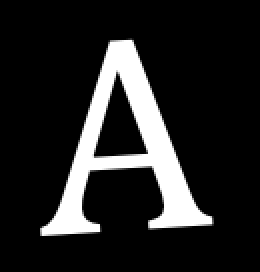
#> input picture pics/A.png, 130 x 136 px (shown 2 times larger)
$ python ejemploYuyo.py
#> lines starting #> are read from the running program, lines starting #| are printed output that depends on the picture; after the words box and inside, x2 and y2 are one past the last pixel; in counts of white or black regions, pixels touching at a corner belong together
# -*- coding: utf-8 -*-
"""patitrones.ipynb

Automatically generated by Colaboratory.

Original file is located at
    https://colab.research.google.com/drive/1wYuIcRm_YS3GZEzRCFgZGFvnKEEwQ-Re
"""

import argparse
import cv2
import os
from matplotlib import pyplot as plt
import numpy as np

image = cv2.imread('pics/A.png')
#> image is the input picture: shape (136, 130, 3); min 0, max 255, mean 36.9
gray = cv2.cvtColor(image, cv2.COLOR_BGR2GRAY)
gray = cv2.threshold(gray, 0, 255, cv2.THRESH_BINARY | cv2.THRESH_OTSU)[1]
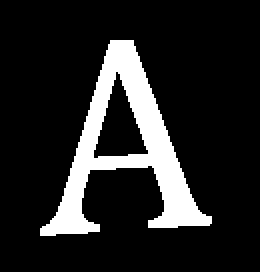
#> gray: shape (136, 130) (shown 2 times larger); 14.5% white; 1 white region, box (x1, y1, x2, y2) and area: (20, 20, 106, 118) 2563

cv2.imwrite('a2.png', gray)

img = cv2.imread('a2.png',0)
edges = cv2.Canny(img,20,30)
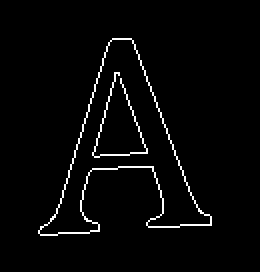
#> edges: shape (136, 130) (shown 2 times larger); 2.7% white in thin lines or dots, all inside (x1, y1, x2, y2) = (19, 19, 106, 118)
edges2 = cv2.Canny(img,100,200)
fig = plt.figure(figsize=(75,75))
plt.subplot(131),plt.imshow(img,cmap = 'gray')
plt.title('Original Image'), plt.xticks([]), plt.yticks([])
plt.subplot(132),plt.imshow(edges,cmap = 'gray')
plt.title('Edge Image'), plt.xticks([]), plt.yticks([])
plt.subplot(133),plt.imshow(edges2,cmap = 'gray')
plt.title('Edge Image 2'), plt.xticks([]), plt.yticks([])
plt.show()
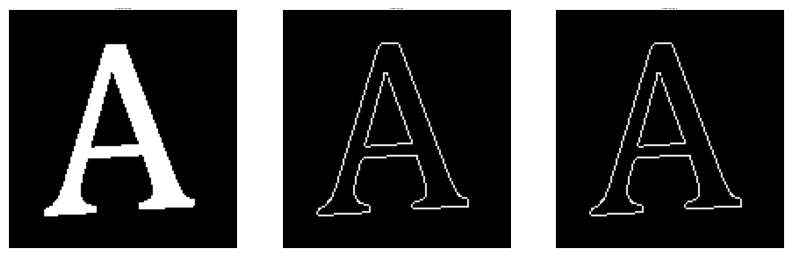
#> figure drawn by matplotlib, 3 panels

$ run again, with pics/Testing.png copied over pics/A.png
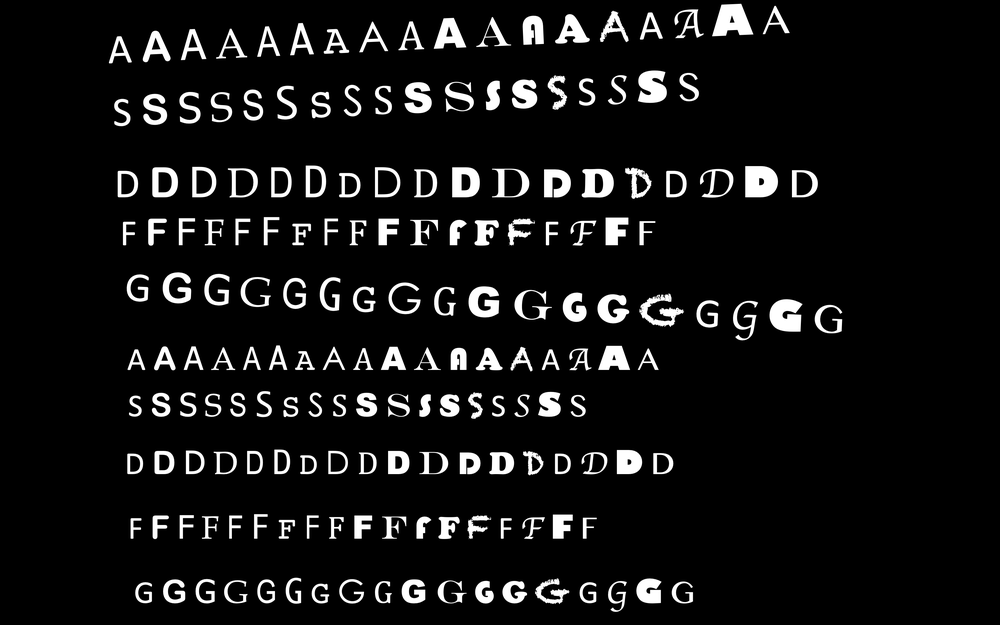
#> input picture pics/Testing.png, 1000 x 625 px, shrunk from 3360 x 2100 before the run
#> image is the input picture: shape (625, 1000, 3); min 0, max 255, mean 19.4
#> `gray = cv2.threshold(gray, 0, 255, cv2.THRESH_BINARY | cv2.THRESH_OTSU..`:
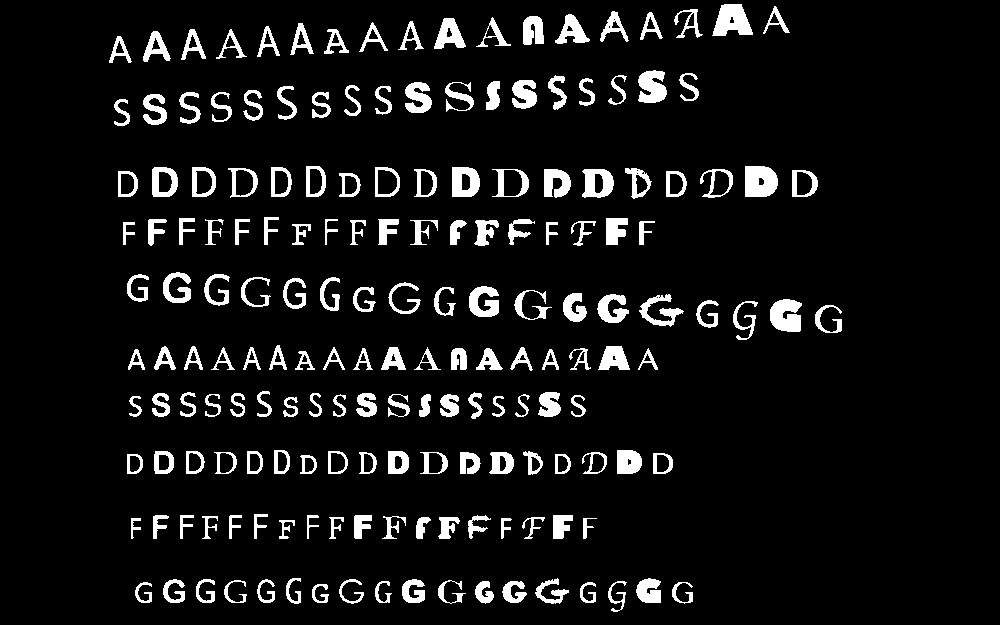
#> gray: shape (625, 1000); 7.7% white; 180 white regions, largest, box (x1, y1, x2, y2) and area: (745, 166, 778, 197) 892, (712, 4, 753, 36) 883, (770, 299, 802, 332) 821
#> edges: shape (625, 1000); 3.5% white in thin lines or dots, all inside (x1, y1, x2, y2) = (108, 3, 842, 612)
#> `plt.show()`:
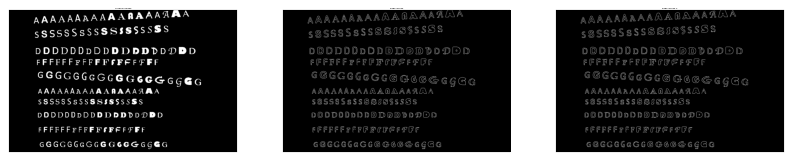
#> figure drawn by matplotlib, 3 panels

$ run again, with pics/Training_01.png copied over pics/A.png
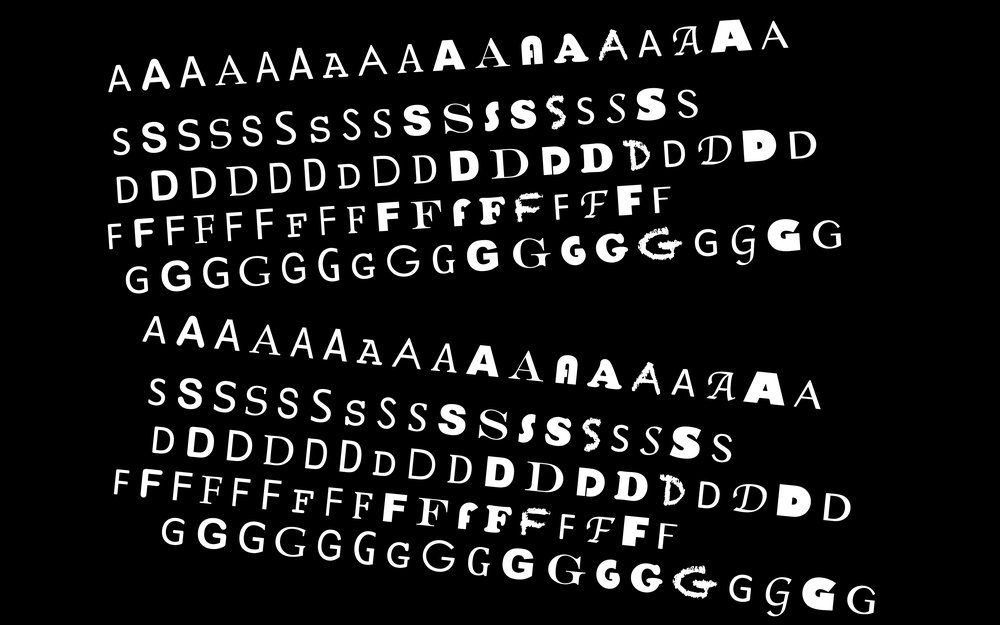
#> input picture pics/Training_01.png, 1000 x 625 px, shrunk from 3360 x 2100 before the run
#> image is the input picture: shape (625, 1000, 3); min 0, max 255, mean 24.3
#> `edges = cv2.Canny(img,20,30)`:
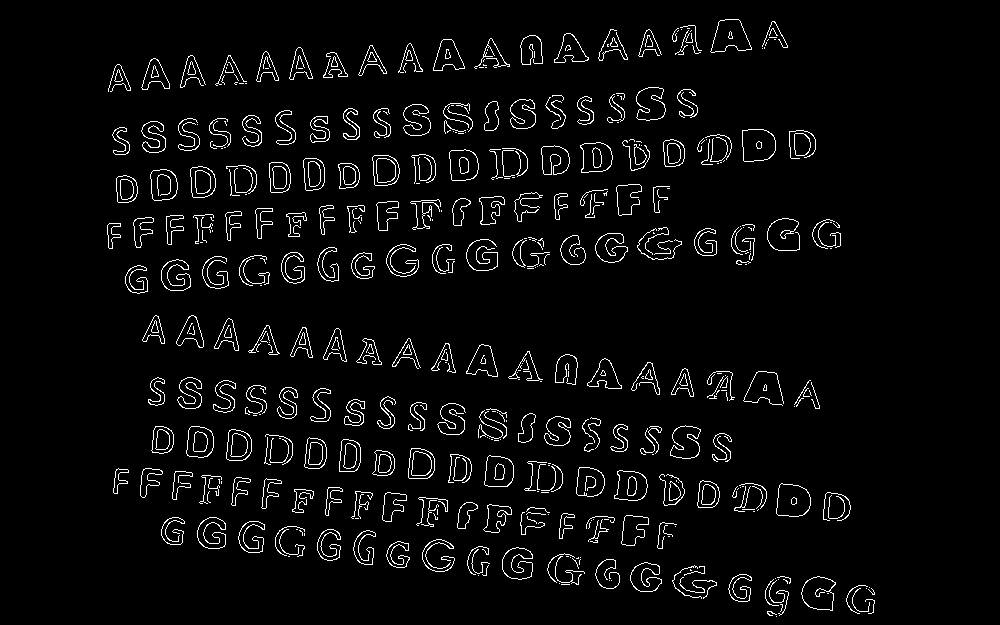
#> edges: shape (625, 1000); 4% white in thin lines or dots, all inside (x1, y1, x2, y2) = (107, 19, 875, 617)
#> `plt.show()`:
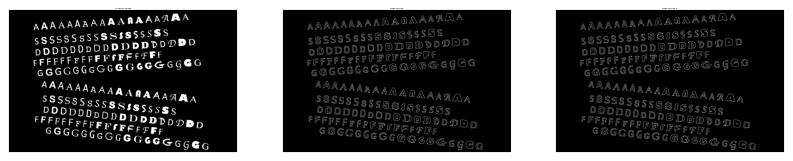
#> figure drawn by matplotlib, 3 panels

$ run again, with pics/Training_02.png copied over pics/A.png
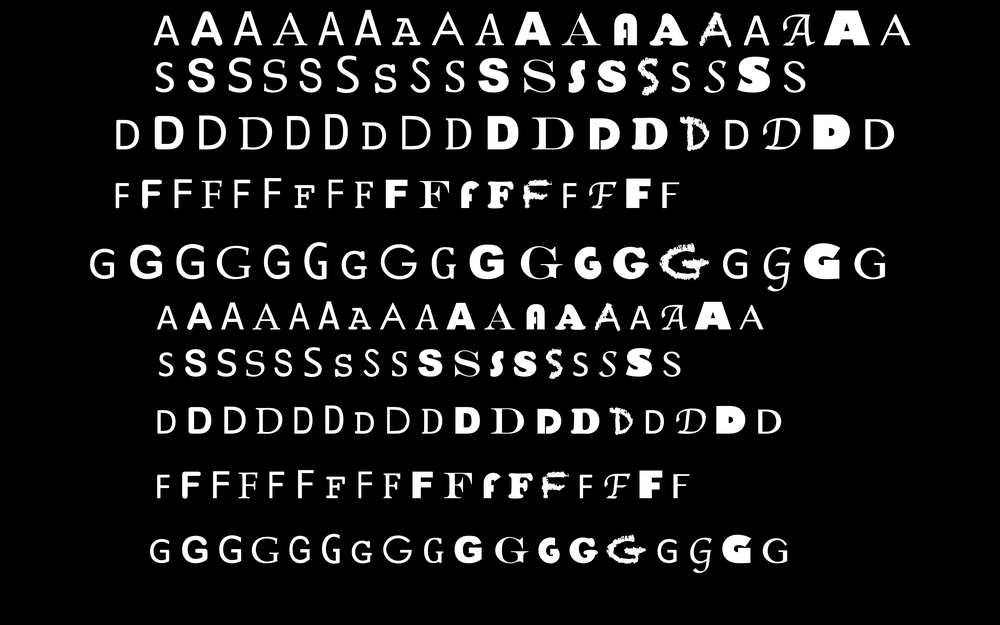
#> input picture pics/Training_02.png, 1000 x 625 px, shrunk from 3360 x 2100 before the run
#> image is the input picture: shape (625, 1000, 3); min 0, max 255, mean 24.3
#> `gray = cv2.threshold(gray, 0, 255, cv2.THRESH_BINARY | cv2.THRESH_OTSU..`:
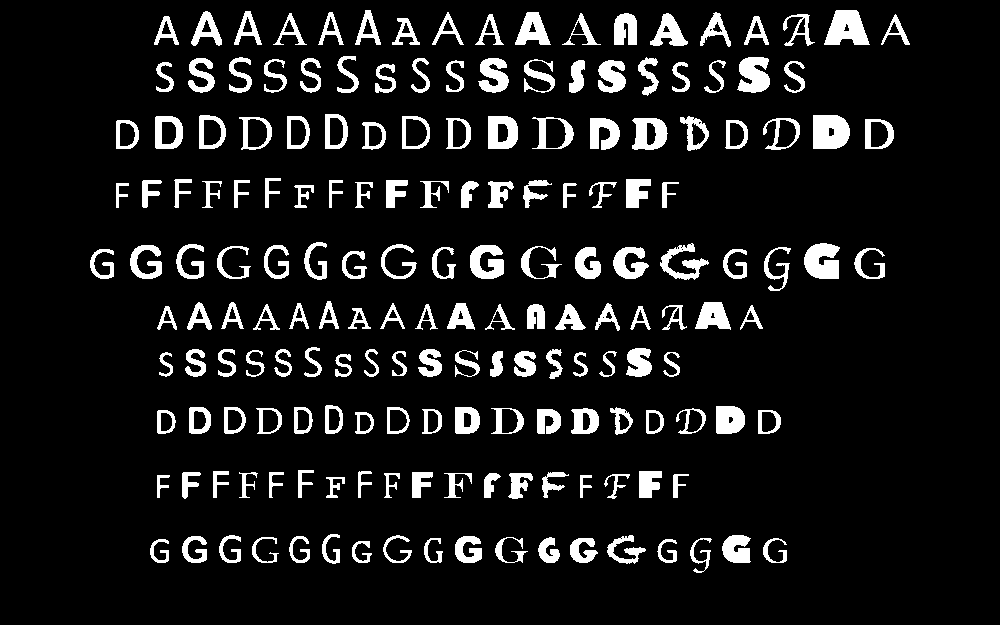
#> gray: shape (625, 1000); 9.7% white; 180 white regions, largest, box (x1, y1, x2, y2) and area: (813, 115, 850, 149) 1104, (824, 10, 870, 45) 1091, (804, 243, 840, 279) 996
#> edges: shape (625, 1000); 3.9% white in thin lines or dots, all inside (x1, y1, x2, y2) = (89, 9, 910, 573)
#> `plt.show()`:
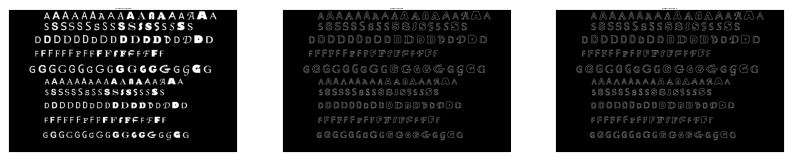
#> figure drawn by matplotlib, 3 panels
